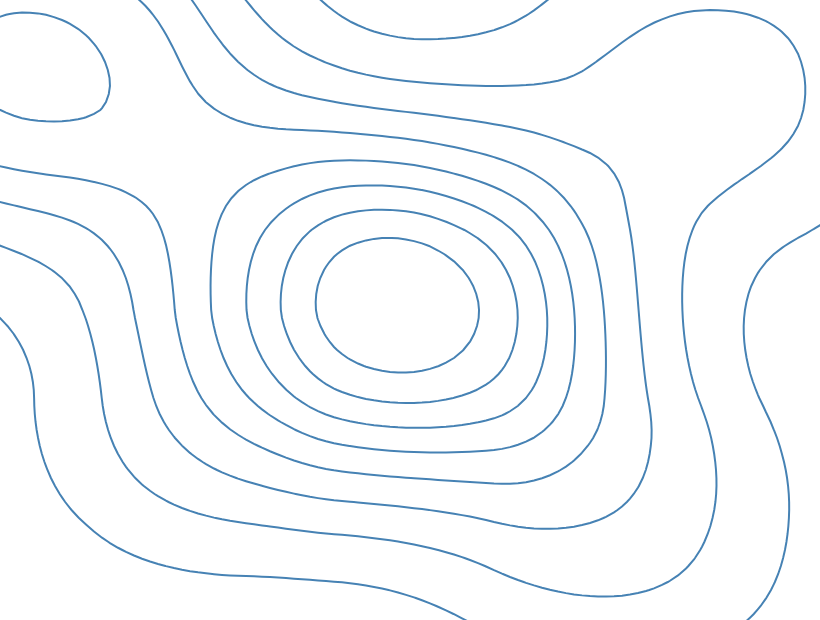

Express this chart as Vega-Lite.
### Vega specification from a JSON file in a GitHub repository (floating-point values rounded to 4 significant figures)
{"$schema": "https://vega.github.io/schema/vega/v6.json", "width": 400, "height": 300, "padding": 5, "autosize": "none", "data": [{"name": "pts", "values": [{"x": 20, "y": 30, "v": 5}, {"x": 25, "y": 35, "v": 8}, {"x": 200, "y": 150, "v": 3}, {"x": 220, "y": 160, "v": 6}, {"x": 210, "y": 140, "v": 9}, {"x": 350, "y": 40, "v": 4}, {"x": 100, "y": 200, "v": 7}, {"x": 300, "y": 250, "v": 2}, {"x": 150, "y": 100, "v": 6}]}, {"name": "contours", "source": "pts", "transform": [{"type": "contour", "count": 8, "x": "x", "y": "y", "size": {"signal": "[width, height]"}}]}], "marks": [{"type": "shape", "from": {"data": "contours"}, "transform": [{"type": "geoshape"}], "encode": {"update": {"fill": {"value": "transparent"}, "stroke": {"value": "steelblue"}}}}]}
